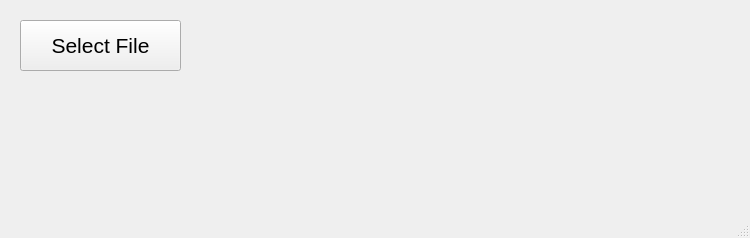
<?xml version="1.0" encoding="UTF-8"?>
<ui version="4.0">
 <class>MainWindow</class>
 <widget class="QMainWindow" name="MainWindow">
  <property name="geometry">
   <rect>
    <x>0</x>
    <y>0</y>
    <width>750</width>
    <height>238</height>
   </rect>
  </property>
  <property name="windowTitle">
   <string>MainWindow</string>
  </property>
  <widget class="QWidget" name="centralwidget">
   <widget class="QPushButton" name="pushButton">
    <property name="geometry">
     <rect>
      <x>20</x>
      <y>20</y>
      <width>161</width>
      <height>51</height>
     </rect>
    </property>
    <property name="font">
     <font>
      <pointsize>16</pointsize>
     </font>
    </property>
    <property name="text">
     <string>Select File</string>
    </property>
   </widget>
   <widget class="QLabel" name="label">
    <property name="geometry">
     <rect>
      <x>20</x>
      <y>110</y>
      <width>700</width>
      <height>61</height>
     </rect>
    </property>
    <property name="font">
     <font>
      <pointsize>10</pointsize>
     </font>
    </property>
    <property name="text">
     <string></string>
    </property>
   </widget>
  </widget>
  <widget class="QMenuBar" name="menubar">
   <property name="geometry">
    <rect>
     <x>0</x>
     <y>0</y>
     <width>475</width>
     <height>22</height>
    </rect>
   </property>
  </widget>
  <widget class="QStatusBar" name="statusbar"/>
 </widget>
 <resources/>
 <connections/>
</ui>
